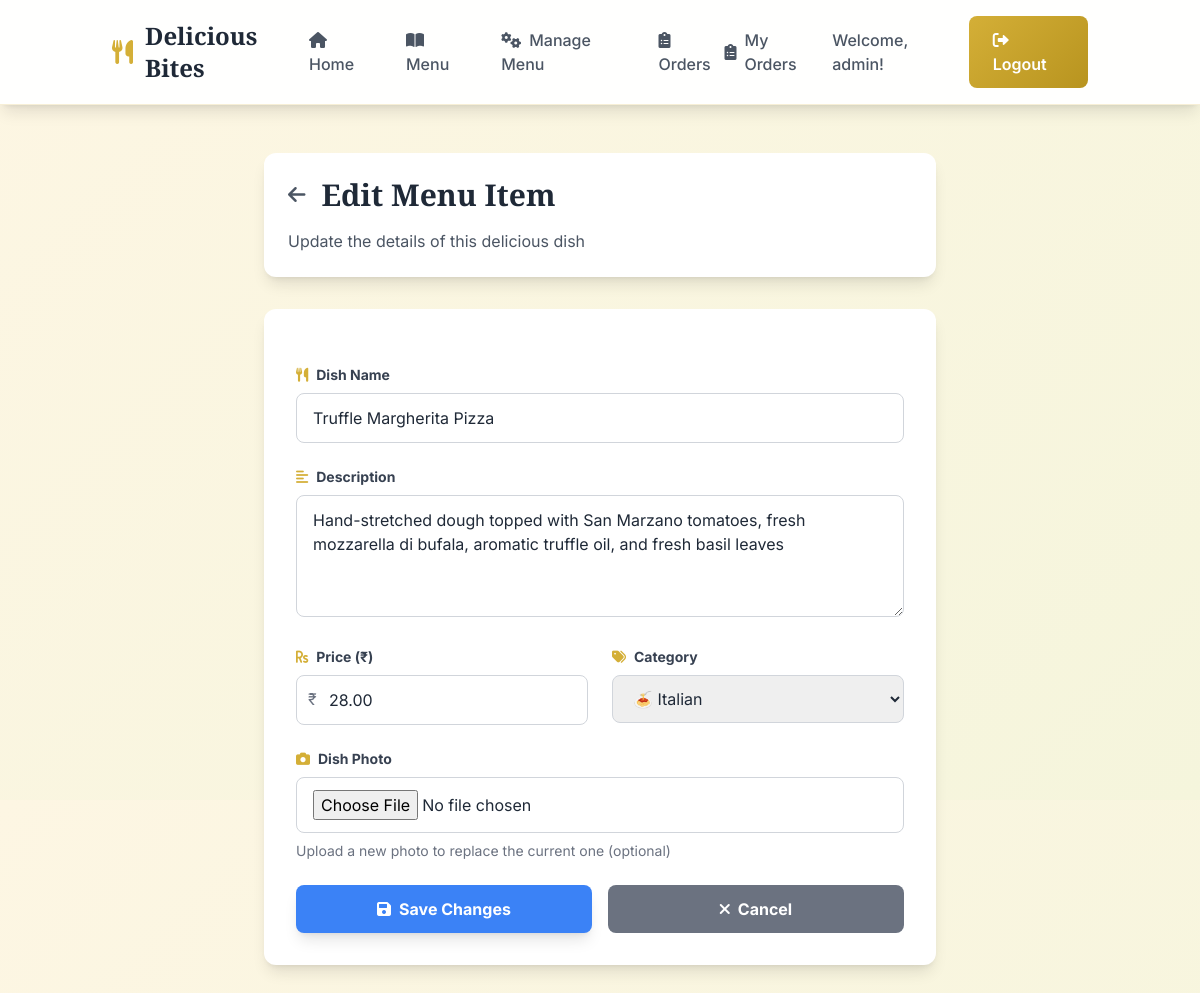
The app's page /manage/menu/edit/1/ (signed in) with its own data.
### restaurant/models.py (models this page shows, shortened)
class MenuItem(models.Model):
    CATEGORY_CHOICES = [
        ('Indian', 'Indian'),
        ('Chinese', 'Chinese'),
        ('Italian', 'Italian'),
        ('Mexican', 'Mexican'),
        ('Other', 'Other'),
    ]
    name = models.CharField(max_length=100)
    description = models.TextField()
    price = models.DecimalField(max_digits=8, decimal_places=2)
    photo = models.ImageField(upload_to='menu_photos/', blank=True, null=True)
    category = models.CharField(max_length=50, choices=CATEGORY_CHOICES, default='Indian')

### restaurant/views.py (the view, shortened to what this page needs)
# urls.py: path('manage/menu/edit/<int:item_id>/', views.edit_menu_item, name='edit_menu_item'),
@admin_required
def edit_menu_item(request, item_id):
    item = get_object_or_404(MenuItem, id=item_id)
    return render(request, 'restaurant/edit_menu_item.html', {'item': item})

### restaurant/templates/restaurant/edit_menu_item.html (shortened to what this page needs)
{% extends 'restaurant/base.html' %}
{% block content %}
<div class="max-w-2xl mx-auto">
    <div class="bg-white rounded-xl shadow-lg p-6 mb-8">
        <div class="flex items-center mb-4">
            <a href="{% url 'admin_menu' %}" class="text-gray-600 hover:text-gray-800 mr-4">
                <i class="fas fa-arrow-left text-xl"></i>
            </a>
            <h1 class="font-display text-3xl font-bold text-gray-800">Edit Menu Item</h1>
        </div>
        <p class="text-gray-600">Update the details of this delicious dish</p>
    </div>
    <div class="bg-white rounded-xl shadow-lg p-8">
        <form method="post" enctype="multipart/form-data" class="space-y-6">
            <div>
                <label for="name" class="block text-sm font-bold text-gray-700 mb-2">
                    <i class="fas fa-utensils mr-2 accent-color"></i>Dish Name
                </label>
                <input type="text" name="name" id="name" value="{{ item.name }}" required
                       class="w-full px-4 py-3 border border-gray-300 rounded-lg focus:ring-2 focus:ring-yellow-500 focus:border-transparent transition-all">
            </div>
            <div>
                <label for="description" class="block text-sm font-bold text-gray-700 mb-2">
                    <i class="fas fa-align-left mr-2 accent-color"></i>Description
                </label>
                <textarea name="description" id="description" rows="4" required
                          class="w-full px-4 py-3 border border-gray-300 rounded-lg focus:ring-2 focus:ring-yellow-500 focus:border-transparent transition-all">{{ item.description }}</textarea>
            </div>
            <div class="grid md:grid-cols-2 gap-6">
                <div>
                    <label for="price" class="block text-sm font-bold text-gray-700 mb-2">
                        <i class="fas fa-rupee-sign mr-2 accent-color"></i>Price (₹)
                    </label>
                    <div class="relative">
                        <span class="absolute left-3 top-3 text-gray-500">₹</span>
                        <input type="number" name="price" id="price" step="0.01" min="0" value="{{ item.price }}" required
                               class="w-full pl-8 pr-4 py-3 border border-gray-300 rounded-lg focus:ring-2 focus:ring-yellow-500 focus:border-transparent transition-all">
                    </div>
                </div>
                <div>
                    <label for="category" class="block text-sm font-bold text-gray-700 mb-2">
                        <i class="fas fa-tags mr-2 accent-color"></i>Category
                    </label>
                    <select name="category" id="category" required
                            class="w-full px-4 py-3 border border-gray-300 rounded-lg focus:ring-2 focus:ring-yellow-500 focus:border-transparent transition-all">
                        <option value="Italian" {% if item.category == 'Italian' %}selected{% endif %}>🍝 Italian</option>
                    </select>
                </div>
            </div>
            <div>
                <label for="photo" class="block text-sm font-bold text-gray-700 mb-2">
                    <i class="fas fa-camera mr-2 accent-color"></i>Dish Photo
                </label>
                <input type="file" name="photo" id="photo" accept="image/*"
                       class="w-full px-4 py-3 border border-gray-300 rounded-lg focus:ring-2 focus:ring-yellow-500 focus:border-transparent transition-all"
                       onchange="previewImage(this)">
                <p class="text-sm text-gray-500 mt-2">Upload a new photo to replace the current one (optional)</p>
            </div>
            <div class="flex space-x-4">
                <button type="submit"
                        class="flex-1 bg-blue-500 hover:bg-blue-600 text-white font-bold py-3 px-6 rounded-lg transition-all transform hover:scale-105 shadow-lg">
                    <i class="fas fa-save mr-2"></i>Save Changes
                </button>
                <a href="{% url 'admin_menu' %}"
                   class="flex-1 bg-gray-500 hover:bg-gray-600 text-white font-bold py-3 px-6 rounded-lg transition-all text-center">
                    <i class="fas fa-times mr-2"></i>Cancel
                </a>
            </div>
        </form>
    </div>
</div>
{% endblock %}

### restaurant/templates/restaurant/base.html (shortened to what this page needs)
<!DOCTYPE html>
<html lang="en" class="scroll-smooth">
<head>
    <script src="https://cdn.tailwindcss.com"></script>
    <link rel="stylesheet" href="https://cdnjs.cloudflare.com/ajax/libs/font-awesome/6.0.0/css/all.min.css">
</head>
<body class="text-gray-800">
    <header class="navbar-glass sticky top-0 z-50 shadow-lg">
        <nav class="container mx-auto px-6 py-4">
            <div class="flex justify-between items-center">
                <a href="{% url 'home' %}" class="flex items-center space-x-3">
                    <i class="fas fa-utensils text-2xl accent-color"></i>
                    <span class="text-2xl font-display font-bold text-gray-800">Delicious Bites</span>
                </a>
                <div class="hidden md:flex space-x-8">
                    <a href="{% url 'home' %}" class="text-gray-600 hover:accent-color transition-colors duration-300 font-medium">
                        <i class="fas fa-home mr-2"></i>Home
                    </a>
                    <a href="{% url 'menu' %}" class="text-gray-600 hover:accent-color transition-colors duration-300 font-medium">
                        <i class="fas fa-book-open mr-2"></i>Menu
                    </a>
                    {% if request.session.user_type == "admin" %}
                        <a href="{% url 'admin_menu' %}" class="text-gray-600 hover:accent-color transition-colors duration-300 font-medium">
                            <i class="fas fa-cogs mr-2"></i>Manage Menu
                        </a>
                        <a href="{% url 'admin_orders' %}" class="text-gray-600 hover:accent-color transition-colors duration-300 font-medium">
                            <i class="fas fa-clipboard-list mr-2"></i>Orders
                        </a>
                    {% endif %}
                </div>
                <div class="flex items-center space-x-4">
                    {% if user.is_authenticated %}
                        <a href="{% url 'cart' %}" class="text-gray-600 hover:accent-color transition-colors duration-300 font-medium flex items-center">
                            <i class="fas fa-clipboard-list mr-2"></i>My Orders
                        </a>
                        <span class="text-gray-600 font-medium">Welcome, {{ user.first_name|default:user.username }}!</span>
                        <a href="{% url 'logout' %}" class="btn-primary">
                            <i class="fas fa-sign-out-alt mr-2"></i>Logout
                        </a>
                    {% else %}
                        <a href="{% url 'register' %}" class="text-gray-600 hover:accent-color transition-colors duration-300 font-medium">Register</a>
                        <a href="{% url 'login' %}" class="btn-primary">
                            <i class="fas fa-sign-in-alt mr-2"></i>Login
                        </a>
                    {% endif %}
                </div>
            </div>
        </nav>
    </header>
    <main class="container mx-auto px-6 py-12 min-h-screen">
        {% block content %}{% endblock %}
    </main>
</body>
</html>

### restaurant/templates/restaurant/base.html (style rules this page uses)
:root { --primary-gold: #D4AF37; --dark-gold: #B8941F; --cream: #FDF6E3; --dark-brown: #2D1B00; --light-brown: #8B4513; }
body { font-family: 'Inter', sans-serif; background: linear-gradient(135deg, #FDF6E3 0%, #F5F5DC 100%); min-height: 100vh; }
.font-display { font-family: 'Playfair Display', serif; }
.accent-color { color: var(--primary-gold); }
.btn-primary { background: linear-gradient(135deg, var(--primary-gold) 0%, var(--dark-gold) 100%); color: white; font-weight: 600; padding: 12px 24px; border-radius: 8px; transition: all 0.3s ease; border: none; cursor: pointer; text-decoration: none; display: inline-block; }
.navbar-glass { background: rgba(255, 255, 255, 0.95); backdrop-filter: blur(10px); border-bottom: 1px solid rgba(212, 175, 55, 0.2); }

### records on screen
MenuItem: name "Truffle Margherita Pizza", description "Hand-stretched dough topped with San Marzano tomatoes, fresh mozzarella di bufala, aromatic truffle oil, and fresh basil leaves", price "28.00", category "🍝 Italian"

### other values on screen
{{ user.first_name|default:user.username }} "admin"
